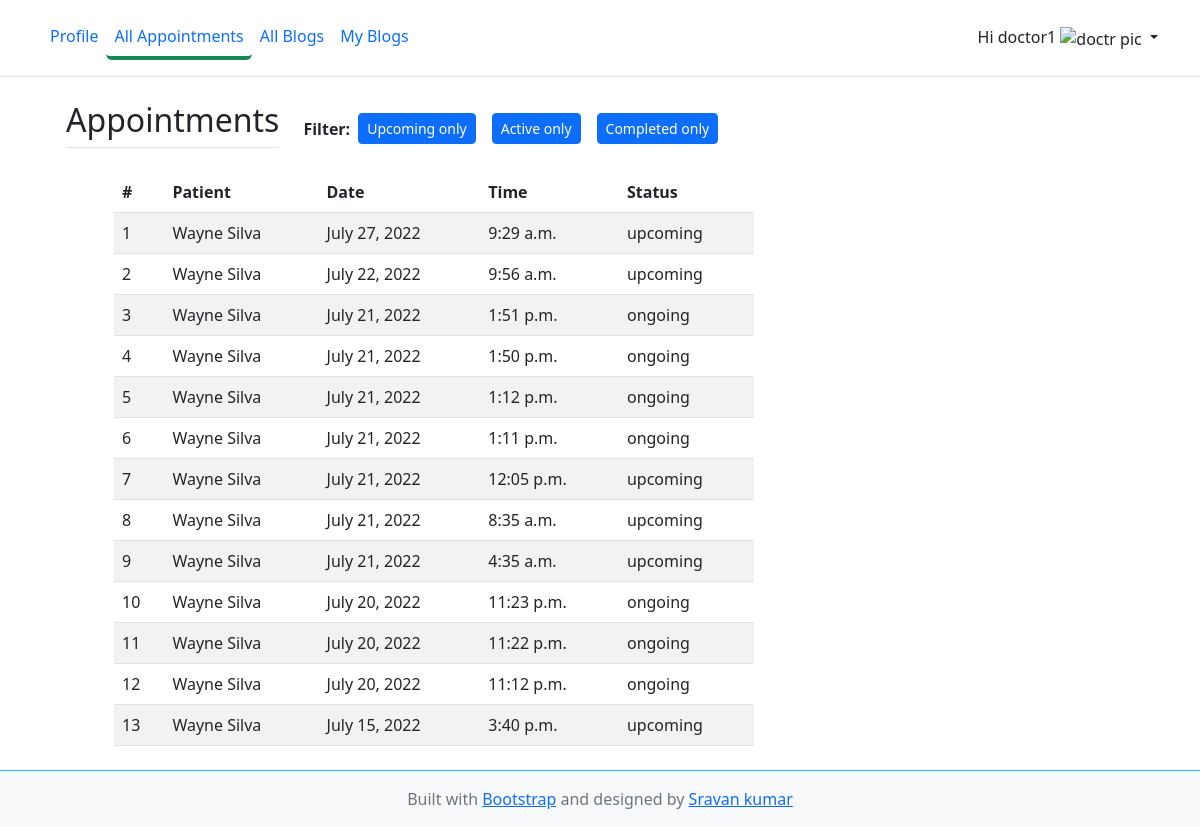
Page /doctor/appointments/ (signed in) on the committed database.
### accounts/models.py (models this page shows, shortened)
class CustomUser(AbstractUser):
    role_options = (
        ('admin', "Admin"),
        ('doctor', "Doctor"),
        ('patient', "Patient"),
    )
    gender_options = (
        ("male", "Male"),
        ("female", "Female"),
    )
    role = models.CharField(choices=role_options, default="admin", max_length=30)
    gender = models.CharField(choices=gender_options, max_length=20)
    age = models.PositiveIntegerField(null=True)

### patients/models.py (models this page shows)
class Appointments(models.Model):
    status_choices = [
        ("finished", "finished"),
        ("upcoming", "upcoming"),
        ("ongoing", "ongoing"),
    ]
    patient = models.ForeignKey(CustomUser, on_delete=models.CASCADE, related_name="app_patient")
    doctor = models.ForeignKey(Doctors, on_delete=models.CASCADE, related_name="app_doctor")
    date = models.DateField(null=True, blank=True)
    time = models.TimeField(null=True, blank=True)
    date_time_start = models.DateTimeField(null=True, blank=True)
    date_time_end = models.DateTimeField(null=True, blank=True)
    status = models.CharField(null=True, blank=True, max_length=20, choices=status_choices)

### doctors/views.py (the view)
# urls.py: path('appointments/', views.AppointmentsView.as_view(), name="appointments"),
class AppointmentsView(ListView):
    model = Appointments
    context_object_name = 'appointments'
    template_name = 'doctor/appointments.html'
    def get_queryset(self):
        try:
            return self.model.objects.filter(doctor=self.request.user.doctor.id).order_by('-date_time_start')
        except:
            return None

### doctors/context_preprocessor.py (called while the page is built)
def specialised_categories(request):
    categories = Specialities.objects.all()
    form = DoctorDetailsForm()
    doctor = Doctors.objects.all()
    context = {
        'fm': form,
        'specialisations': categories,
        'doctors': doctor
    }
    return context

### templates/doctor/appointments.html (shortened to what this page needs)
{% extends 'doctor/base.html' %}
{% block content %}
<div class="container px-4 py-2" id="icon-grid">
    {% if request.user.doctor %}
    <div class="d-flex align-items-center">
        <h2 class="pb-2 border-bottom me-4">Appointments</h2>
        <b>Filter:</b>
        <a href="{% url 'doctor:appointments-filter' 1 %}" class="btn btn-primary btn-sm mx-2">Upcoming only</a>
        <a href="{% url 'doctor:appointments-filter' 2 %}" class="btn btn-primary btn-sm mx-2">Active only</a>
        <a href="{% url 'doctor:appointments-filter' 3 %}" class="btn btn-primary btn-sm mx-2">Completed only</a>
    </div>
    <div class="row px-5">
        <div class="col-lg-8 mt-3">
            {% if appointments %}
            <table class="table table-striped">
                <thead>
                <tr>
                    <th scope="col">#</th>
                    <th scope="col">Patient</th>
                    <th scope="col">Date</th>
                    <th scope="col">Time</th>
                    {% if filter and filter == 2 %}
                    <th scope="col">Chat</th>
                    {% else %}
                    <th scope="col">Status</th>
                    {% endif %}
                </tr>
                </thead>
                <tbody>
                {% for appointment in appointments %}
                <tr>
                    <td>{{ forloop.counter }}</td>
                    <td>{{ appointment.patient.first_name }} {{ appointment.patient.last_name }}</td>
                    <td>{{ appointment.date }}</td>
                    <td>{{ appointment.time }}</td>
                    {% if filter and filter == 2 %}
                    <td>
                        <a href="{% url 'chat' appointment.id %}" class="btn btn-primary btn-sm">Open Chat</a>
                    </td>
                    {% else %}
                    <td>{{ appointment.status }}</td>
                    {% endif %}
                </tr>
                {% endfor %}
                </tbody>
            </table>
            {% else %}
            <p class="text-warning">No appointments received yet</p>
            {% endif %}
        </div>
    </div>
    {% else %}
    <span class="mx-3">You need to add some details to get an appointment from the patients.</span>
    <a data-bs-toggle="modal" data-bs-target="#doctor-details" href=""
       class="border border-danger border-3 text-decoration-none rounded px-2">Add now?</a>
    {% endif %}
</div>
{% endblock %}

### templates/doctor/base.html (shortened to what this page needs)
<!doctype html>
{% load static %}
<html lang="en" class="h-100">
<head>
    <link href='https://unpkg.com/boxicons@2.1.2/css/boxicons.min.css' rel='stylesheet'>
    <link href="https://cdn.jsdelivr.net/npm/bootstrap@5.2.0-beta1/dist/css/bootstrap.min.css" rel="stylesheet"
>
    <link href="{% static 'vendor/fontawesome-free/css/all.min.css' %}" rel="stylesheet" type="text/css">
    <link rel="stylesheet" href="{% static 'css/custom.css' %}">
</head>
<body class="d-flex flex-column h-100">
<header class="p-3 mb-3 border-bottom sticky-top bg-white">
    <div class="container">
        <div class="d-flex flex-wrap align-items-center justify-content-center justify-content-lg-start">
            <ul class="nav col-12 col-lg-auto me-lg-auto mb-2 justify-content-center mb-md-0">
                {% url 'doctor:profile' as doc_prof %}
                <li>
                    <a href="{{doc_prof}}"
                       class="nav-link px-2 link-primary {% if request.path == doc_prof %} border-bottom border-success border-4 rounded {% endif %}">Profile</a>
                </li>
                {% url 'doctor:appointments' as doc_app %}
                <li>
                    <a href="{{doc_app}}"
                       class="nav-link px-2 link-primary {% if request.path == doc_app %} border-bottom border-success border-4 rounded {% endif %}">All
                        Appointments</a>
                </li>
                {% url 'blog:blogs' as blogs %}
                <li>
                    <a href="{{ blogs }}"
                       class="nav-link px-2 link-primary {% if request.path == blogs %} border-bottom border-success border-4 rounded {% endif %}">All
                        Blogs</a>
                </li>
                {% url 'blog:my-articles' as my_blogs %}
                <li>
                    <a href="{{ my_blogs }}"
                       class="nav-link px-2 link-primary {% if request.path == my_blogs %} border-bottom border-success border-4 rounded {% endif %}">My
                        Blogs</a>
                </li>
            </ul>
            {% if request.user and request.user.is_authenticated %}
            <div class="dropdown text-end">
                <a href="#" class="d-block link-dark text-decoration-none dropdown-toggle" id="dropdownUser1"
                   data-bs-toggle="dropdown" aria-expanded="false">
                    <span>Hi {{ request.user.username }}</span>
                    {% if request.user.profile_image %}
                    <img src="{{ request.user.profile_image.url }}" alt="doctr pic" width="32px" height="32px">
                    {% else %}
                    {% if request.user.gender == "male" %}
                    <img src="{% static 'img/profile_male.svg' %}" alt="doctr pic" width="32px" height="32px">
                    {% else %}
                    <img src="{% static 'img/profile_female.svg' %}" alt="doctr pic" width="32px" height="32px">
                    {% endif %}
                    {% endif %}
                </a>
            </div>
            {% else %}
            <ul class="nav col-12 col-lg-auto mb-2 justify-content-center mb-md-0">
                <li><a href="{% url 'login' %}" class="btn btn-outline-success mx-3">Login</a></li>
                <li><a href="{% url 'register' %}" class="btn btn-outline-success">Register</a></li>
            </ul>
            {% endif %}
        </div>
    </div>
</header>
<div class="container">
    {% block content %}
    {% endblock %}
</div>
<footer class="footer mt-auto py-3 bg-light border-top border-info">
    <div class="container text-center">
        <span class="text-muted">Built with <a href="https://getbootstrap.com/" target="_blank">Bootstrap</a> and designed by <a
                href="https://github.com/sravan-kumar-ta" target="_blank">Sravan kumar</a>
        </span>
    </div>
</footer>
</body>
</html>

### rows in the picture
CustomUser: user.username "doctor1"
Appointments: patient.first_name "Wayne", patient.last_name "Silva", date "July 27, 2022", time "9:29 a.m.", status "upcoming"
Appointments: patient.first_name "Wayne", patient.last_name "Silva", date "July 22, 2022", time "9:56 a.m.", status "upcoming"
Appointments: patient.first_name "Wayne", patient.last_name "Silva", date "July 21, 2022", time "1:51 p.m.", status "ongoing"
Appointments: patient.first_name "Wayne", patient.last_name "Silva", date "July 21, 2022", time "1:50 p.m.", status "ongoing"
Appointments: patient.first_name "Wayne", patient.last_name "Silva", date "July 21, 2022", time "1:12 p.m.", status "ongoing"
Appointments: patient.first_name "Wayne", patient.last_name "Silva", date "July 21, 2022", time "1:11 p.m.", status "ongoing"
Appointments: patient.first_name "Wayne", patient.last_name "Silva", date "July 21, 2022", time "12:05 p.m.", status "upcoming"
Appointments: patient.first_name "Wayne", patient.last_name "Silva", date "July 21, 2022", time "8:35 a.m.", status "upcoming"
Appointments: patient.first_name "Wayne", patient.last_name "Silva", date "July 21, 2022", time "4:35 a.m.", status "upcoming"
Appointments: patient.first_name "Wayne", patient.last_name "Silva", date "July 20, 2022", time "11:23 p.m.", status "ongoing"
Appointments: patient.first_name "Wayne", patient.last_name "Silva", date "July 20, 2022", time "11:22 p.m.", status "ongoing"
Appointments: patient.first_name "Wayne", patient.last_name "Silva", date "July 20, 2022", time "11:12 p.m.", status "ongoing"
Appointments: patient.first_name "Wayne", patient.last_name "Silva", date "July 15, 2022", time "3:40 p.m.", status "upcoming"
